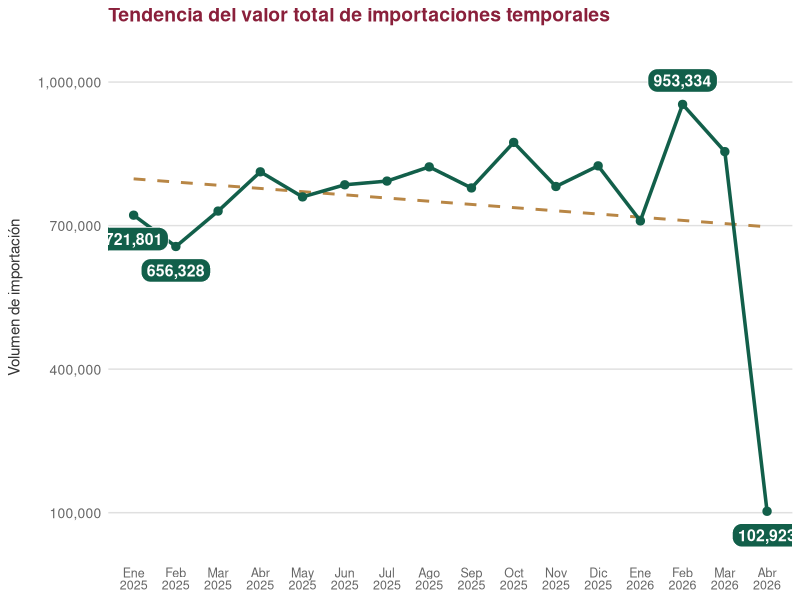

R code for this plot:
library(ggplot2)
library(dplyr)
library(scales)
library(svglite) # Necesario para la exportación a SVG

# 1. Crear los datos (se mantiene igual)
meses <- c("Ene\n2025", "Feb\n2025", "Mar\n2025", "Abr\n2025", "May\n2025", "Jun\n2025",
           "Jul\n2025", "Ago\n2025", "Sep\n2025", "Oct\n2025", "Nov\n2025", "Dic\n2025",
           "Ene\n2026", "Feb\n2026", "Mar\n2026", "Abr\n2026")

valores <- c(721801, 656328, 730409, 812411, 759997, 785317,
             793083, 822738, 778720, 873902, 781757, 824870,
             709838, 953334, 854656, 102923)

df <- data.frame(
  Mes = factor(meses, levels = meses),
  Valor = valores,
  Id = 1:length(meses)
)

# 2. Filtrar dinámicamente (se mantiene igual)
df_labels <- df %>%
  mutate(
    etiqueta = case_when(
      Id == 1 ~ "Primero",
      Id == max(Id) ~ "Ultimo",
      Valor == max(Valor) ~ "Maximo",
      Valor == 656328 ~ "Minimo",
      TRUE ~ NA_character_
    )
  ) %>%
  filter(!is.na(etiqueta)) %>%
  mutate(nudge_y = ifelse(Valor > mean(df$Valor), 50000, -50000)) 

# 3. Construir la gráfica y guardarla en un objeto 'p'
p <- ggplot(df, aes(x = Mes, y = Valor, group = 1)) +
  geom_smooth(method = "lm", se = FALSE, color = "#b88645", 
              linetype = "dashed", linewidth = 1) +
  geom_line(color = "#125f4a", linewidth = 1.2) +
  geom_point(color = "#125f4a", size = 2.5) +
  
  geom_label(data = df_labels,
             aes(label = comma(Valor), y = Valor + nudge_y),
             fill = "#125f4a", color = "white", fontface = "bold",
             label.padding = unit(0.3, "lines"), label.r = unit(0.5, "lines"),
             size = 4, vjust = 0.5) +
  
  scale_y_continuous(
    breaks = seq(100000, 1000000, length.out = 4), 
    labels = comma_format(),
    limits = c(50000, 1050000) 
  ) +
  
  labs(
    title = "Tendencia del valor total de importaciones temporales",
    x = NULL, y = "Volumen de importación"
  ) +
  
  theme_minimal() +
  theme(
    plot.title = element_text(face = "bold", size = 14, color = "#8a203b"), 
    panel.grid.major.x = element_blank(),
    panel.grid.minor = element_blank(),
    panel.grid.major.y = element_line(color = "#e0e0e0"),
    axis.text.x = element_text(size = 9, color = "#666666", lineheight = 0.8),
    axis.text.y = element_text(size = 10, color = "#666666"),
    axis.title.y = element_text(size = 11, color = "#333333", margin = margin(r = 10)),
    
    # --- MODIFICACIONES PARA FONDO TRANSPARENTE ---
    panel.background = element_rect(fill = "transparent", color = NA),
    plot.background = element_rect(fill = "transparent", color = NA),
    legend.background = element_rect(fill = "transparent", color = NA)
  )

# 4. Exportar la imagen a SVG con fondo transparente
ggsave(
  filename = "importaciones_tendencia.svg", 
  plot = p, 
  device = "svg", 
  bg = "transparent", # Obliga a ggsave a respetar la transparencia
  width = 10,         # Ancho en pulgadas (ajusta según necesites)
  height = 6,         # Alto en pulgadas (ajusta según necesites)
  units = "in"
)
